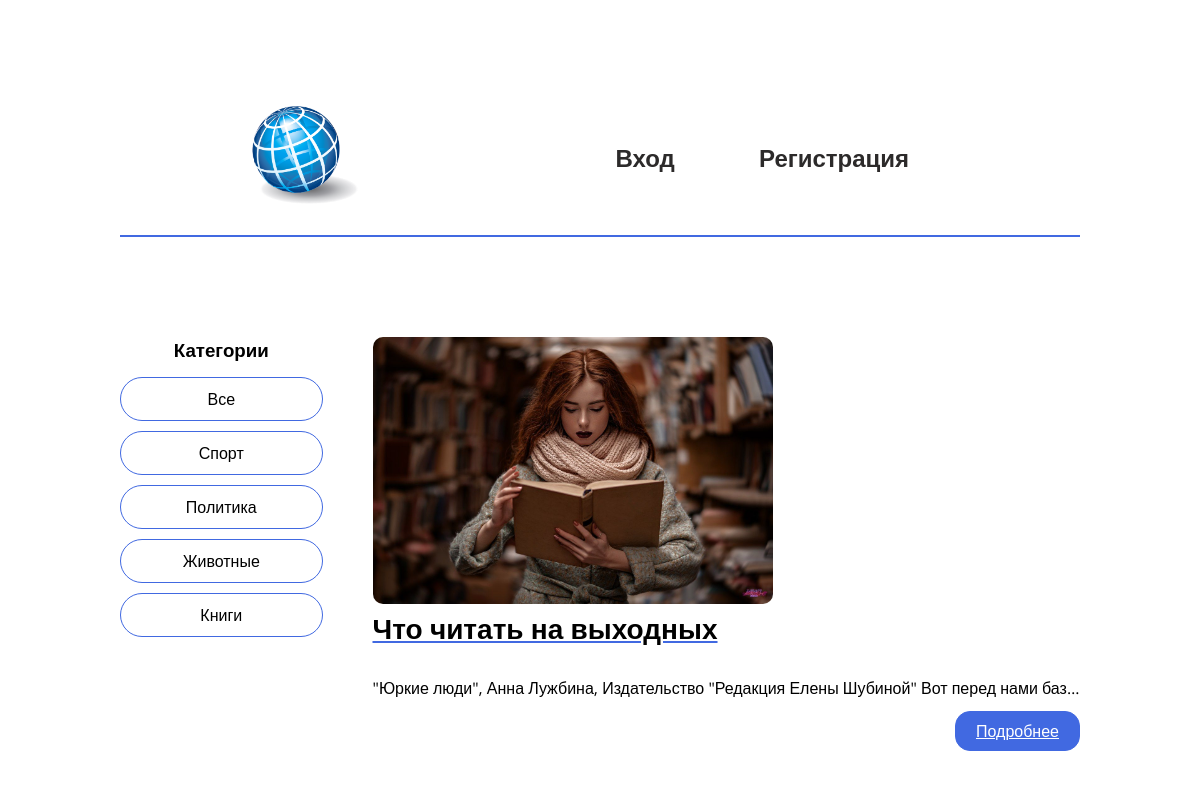
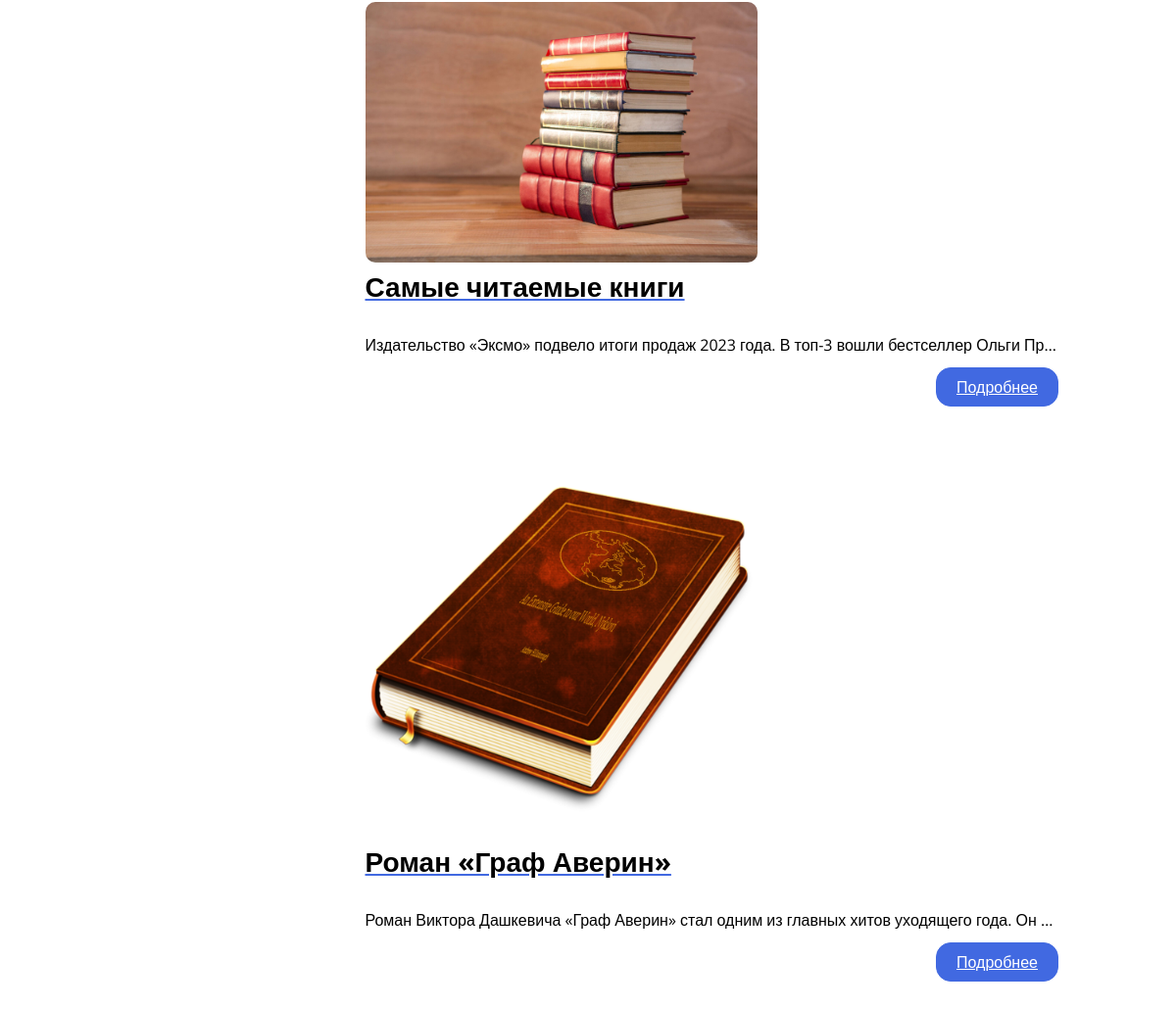
The page /category/5 on the database its author committed (2 pictures, top to bottom).
### website/models.py (models this page shows, shortened)
class Categories(models.Model):
    name = models.CharField(verbose_name="Название",
                             max_length=30,
                             blank=False)
    description = models.TextField(verbose_name="Описание")
    class Meta:
        verbose_name = "Категорию"
        verbose_name_plural = "Категории"

class News(models.Model):
    title = models.CharField(verbose_name="Заголовок",
                             max_length=30,
                             blank=False)
    description = models.TextField(verbose_name="Описание")
    created_at = models.DateTimeField(verbose_name="Созданно в",
                                      auto_now_add=True)
    published_at = models.DateTimeField(verbose_name="Опубликовать в",
                                        default=dt.now())
    photo = models.ImageField(verbose_name="Путь к фото",
                              upload_to="photo_for_news/",
                              blank=True)
    is_published = models.BooleanField(verbose_name="Статус публикации",
                                       default=True)
    category = models.ForeignKey(verbose_name="Категория",
                                 to=Categories,
                                 on_delete=models.PROTECT)
    class Meta:
        verbose_name = "Новость"
        verbose_name_plural = "Новости"

### website/views.py (the view)
# urls.py: path('', index, name="home"),
def index(request, id=None):
    data = {
        "categories": Categories.objects.all(),
        "news": News.objects.all(),
        "count_news": 1
    }
    if id:
        data["category"] = Categories.objects.get(id=id)
        data["news"] = News.objects.filter(category=id)
        data["count_news"] = len(News.objects.filter(category=id))
    return render(request, "index.html", data)

### website/templates/index.html (shortened to what this page needs)
{% extends "base.html" %}
{% block content %}
<aside class="main_page">
            <h3>Категории</h3>
            <a href="/">Все</a>
            {% for category in categories %}
            <a href="/category/{{ category.id }}">{{ category.name }}</a>
            {% endfor %}
        </aside>
        <section class="cards">
            {% if count_news %}
            {% for news in news %}
            <article class="card">
                <img class="img_news" src="/media/{{ news.photo }}" alt="photo"/>
                <h2>{{ news.title }}</h2>
                <p>{{ news.description }}</p>
                <a href="/news/{{ news.id }}">Подробнее</a>
            </article>
            {% endfor %}
            {% else %}
            <p class="no-public">Публикаций пока нет...</p>
            {% endif %}
        </section>
{% endblock %}

### website/templates/base.html (style rules this page uses)
* { margin: 0; padding: 0; box-sizing: border-box; font-family: 'Open Sans', sans-serif; }
html { display: flex; flex-direction: column; align-items: center; justify-content: center; }
body { padding: 10vh 10vw; }
.main > aside { grid-column: span 1; }
.main > aside > h3 { padding-bottom: 15px; text-align: center; }
.main > aside > a { cursor: pointer; display: grid; text-decoration: none; border: 1px solid rgb(65, 105, 225); padding: 10px; text-align: center; border-radius: 30px; color: black; margin-bottom: 10px; }
.main > section.cards { grid-column: span 3; }
.main > section.cards > article.card { margin-bottom: 80px; }
.main > section.cards > article.card > h2 { text-decoration: underline solid rgb(65, 105, 225); }
.main > section.cards > article.card > p { padding: 10px 0px 12px 0px; overflow: hidden; white-space: nowrap; text-overflow: ellipsis; }
.main > section.cards > article.card > a { font-weight: 500; font-size: 16px; color: white; background-color: rgb(65, 105, 225); border: 1px solid rgb(65, 105, 225); border-radius: 15px; padding: 8px 20px; cursor: pointer; float: right; }
.img_news { max-width: 400px; max-height: fit-content; border-radius: 10px; }
h2 { font-size: 28px; padding-bottom: 20px; }

### rows shown on the page
Categories: name "Спорт"
Categories: name "Политика"
Categories: name "Животные"
Categories: name "Книги"
News: photo (picture), title "Что читать на выходных", description "\"Юркие люди\", Анна Лужбина, Издательство \"Редакция Елены Шубиной\" Вот перед нами баз…"
News: photo (picture), title "Самые читаемые книги", description "Издательство «Эксмо» подвело итоги продаж 2023 года. В топ-3 вошли бестселлер Ольги Пр…"
News: photo (picture), title "Роман «Граф Аверин»", description "Роман Виктора Дашкевича «Граф Аверин» стал одним из главных хитов уходящего года. Он…"
